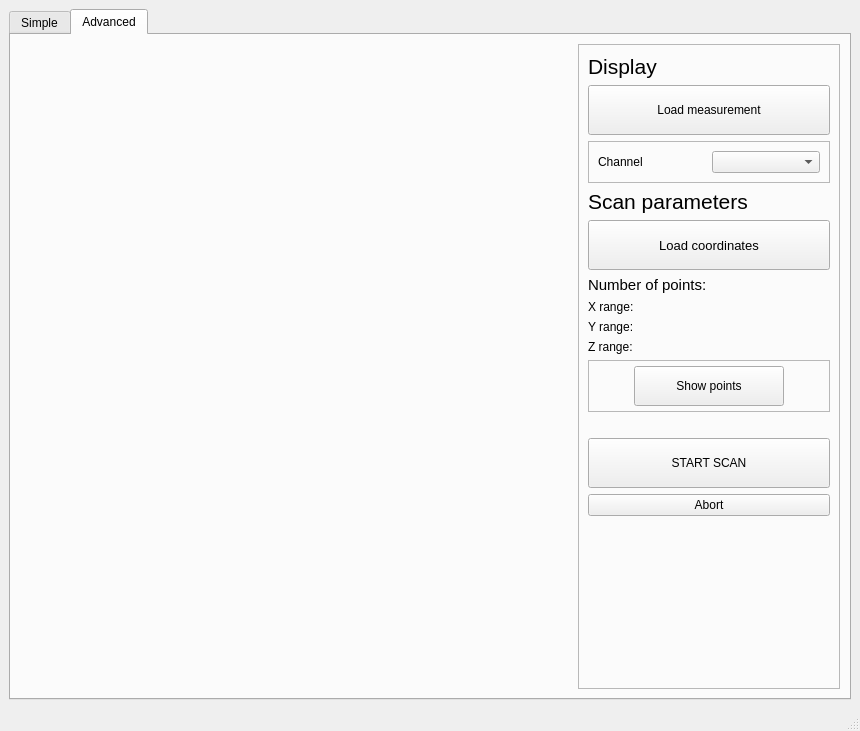
<?xml version="1.0" encoding="UTF-8"?>
<ui version="4.0">
 <class>MainWindow</class>
 <widget class="QMainWindow" name="MainWindow">
  <property name="geometry">
   <rect>
    <x>0</x>
    <y>0</y>
    <width>860</width>
    <height>731</height>
   </rect>
  </property>
  <property name="windowTitle">
   <string>MainWindow</string>
  </property>
  <widget class="QWidget" name="main_layout">
   <layout class="QHBoxLayout" name="horizontalLayout" stretch="0">
    <property name="sizeConstraint">
     <enum>QLayout::SetDefaultConstraint</enum>
    </property>
    <item>
     <widget class="QTabWidget" name="tabWidget">
      <property name="toolTip">
       <string>&lt;html&gt;&lt;head/&gt;&lt;body&gt;&lt;p&gt;&lt;br/&gt;&lt;/p&gt;&lt;/body&gt;&lt;/html&gt;</string>
      </property>
      <property name="currentIndex">
       <number>1</number>
      </property>
      <widget class="QWidget" name="tab_simple">
       <attribute name="title">
        <string>Simple</string>
       </attribute>
       <layout class="QHBoxLayout" name="horizontalLayout_4" stretch="1,0">
        <item>
         <widget class="PlotWidget" name="plot_area" native="true">
          <property name="sizePolicy">
           <sizepolicy hsizetype="Expanding" vsizetype="Expanding">
            <horstretch>0</horstretch>
            <verstretch>0</verstretch>
           </sizepolicy>
          </property>
          <property name="minimumSize">
           <size>
            <width>550</width>
            <height>0</height>
           </size>
          </property>
         </widget>
        </item>
        <item>
         <layout class="QVBoxLayout" name="menu_layout">
          <property name="sizeConstraint">
           <enum>QLayout::SetFixedSize</enum>
          </property>
          <property name="leftMargin">
           <number>10</number>
          </property>
          <property name="rightMargin">
           <number>10</number>
          </property>
          <item>
           <layout class="QHBoxLayout" name="horizontalLayout_2">
            <item>
             <widget class="QLabel" name="display_label">
              <property name="font">
               <font>
                <pointsize>16</pointsize>
               </font>
              </property>
              <property name="text">
               <string>Display</string>
              </property>
             </widget>
            </item>
           </layout>
          </item>
          <item>
           <widget class="QPushButton" name="choose_file_button">
            <property name="minimumSize">
             <size>
              <width>130</width>
              <height>30</height>
             </size>
            </property>
            <property name="maximumSize">
             <size>
              <width>9999999</width>
              <height>16777215</height>
             </size>
            </property>
            <property name="font">
             <font>
              <pointsize>10</pointsize>
             </font>
            </property>
            <property name="text">
             <string>Load file</string>
            </property>
           </widget>
          </item>
          <item>
           <spacer name="verticalSpacer_3">
            <property name="orientation">
             <enum>Qt::Vertical</enum>
            </property>
            <property name="sizeType">
             <enum>QSizePolicy::Fixed</enum>
            </property>
            <property name="sizeHint" stdset="0">
             <size>
              <width>20</width>
              <height>10</height>
             </size>
            </property>
           </spacer>
          </item>
          <item>
           <layout class="QHBoxLayout" name="horizontalLayout_5">
            <item>
             <widget class="QLabel" name="datascrolling_label">
              <property name="font">
               <font>
                <pointsize>10</pointsize>
               </font>
              </property>
              <property name="text">
               <string>Z slice</string>
              </property>
             </widget>
            </item>
            <item>
             <widget class="QSpinBox" name="datascroll_spinBox">
              <property name="sizePolicy">
               <sizepolicy hsizetype="Fixed" vsizetype="Fixed">
                <horstretch>0</horstretch>
                <verstretch>0</verstretch>
               </sizepolicy>
              </property>
              <property name="minimumSize">
               <size>
                <width>50</width>
                <height>0</height>
               </size>
              </property>
              <property name="maximumSize">
               <size>
                <width>80</width>
                <height>16777215</height>
               </size>
              </property>
              <property name="frame">
               <bool>false</bool>
              </property>
             </widget>
            </item>
            <item>
             <spacer name="horizontalSpacer_3">
              <property name="orientation">
               <enum>Qt::Horizontal</enum>
              </property>
              <property name="sizeHint" stdset="0">
               <size>
                <width>40</width>
                <height>20</height>
               </size>
              </property>
             </spacer>
            </item>
            <item>
             <widget class="QLabel" name="choose_channel_label">
              <property name="font">
               <font>
                <pointsize>10</pointsize>
               </font>
              </property>
              <property name="text">
               <string>Channel</string>
              </property>
             </widget>
            </item>
            <item>
             <widget class="QComboBox" name="channel_comboBox">
              <property name="minimumSize">
               <size>
                <width>50</width>
                <height>0</height>
               </size>
              </property>
              <property name="maximumSize">
               <size>
                <width>80</width>
                <height>16777215</height>
               </size>
              </property>
             </widget>
            </item>
           </layout>
          </item>
          <item>
           <spacer name="verticalSpacer">
            <property name="orientation">
             <enum>Qt::Vertical</enum>
            </property>
            <property name="sizeType">
             <enum>QSizePolicy::Fixed</enum>
            </property>
            <property name="sizeHint" stdset="0">
             <size>
              <width>20</width>
              <height>55</height>
             </size>
            </property>
           </spacer>
          </item>
          <item>
           <layout class="QHBoxLayout" name="horizontalLayout_6">
            <item>
             <widget class="QLabel" name="mapping_label">
              <property name="font">
               <font>
                <pointsize>16</pointsize>
                <underline>false</underline>
               </font>
              </property>
              <property name="text">
               <string>Map</string>
              </property>
             </widget>
            </item>
            <item>
             <widget class="QPushButton" name="connect_snom_button">
              <property name="minimumSize">
               <size>
                <width>140</width>
                <height>30</height>
               </size>
              </property>
              <property name="maximumSize">
               <size>
                <width>130</width>
                <height>16777215</height>
               </size>
              </property>
              <property name="font">
               <font>
                <pointsize>10</pointsize>
               </font>
              </property>
              <property name="text">
               <string>Connect neaSNOM</string>
              </property>
             </widget>
            </item>
           </layout>
          </item>
          <item>
           <spacer name="verticalSpacer_6">
            <property name="orientation">
             <enum>Qt::Vertical</enum>
            </property>
            <property name="sizeType">
             <enum>QSizePolicy::Fixed</enum>
            </property>
            <property name="sizeHint" stdset="0">
             <size>
              <width>20</width>
              <height>10</height>
             </size>
            </property>
           </spacer>
          </item>
          <item>
           <widget class="QLabel" name="label_ScanSize">
            <property name="font">
             <font>
              <pointsize>12</pointsize>
             </font>
            </property>
            <property name="text">
             <string>Scan size [μm]</string>
            </property>
           </widget>
          </item>
          <item>
           <layout class="QGridLayout" name="scanSize_layout">
            <item row="1" column="1">
             <widget class="QDoubleSpinBox" name="sizeX_spinBox">
              <property name="minimumSize">
               <size>
                <width>80</width>
                <height>30</height>
               </size>
              </property>
              <property name="frame">
               <bool>false</bool>
              </property>
              <property name="decimals">
               <number>2</number>
              </property>
              <property name="maximum">
               <double>1000.000000000000000</double>
              </property>
              <property name="singleStep">
               <double>0.500000000000000</double>
              </property>
              <property name="value">
               <double>31.000000000000000</double>
              </property>
             </widget>
            </item>
            <item row="1" column="0">
             <widget class="QLabel" name="label_sizeX">
              <property name="font">
               <font>
                <pointsize>10</pointsize>
               </font>
              </property>
              <property name="text">
               <string>X</string>
              </property>
             </widget>
            </item>
            <item row="2" column="1">
             <widget class="QDoubleSpinBox" name="sizeZ_spinBox">
              <property name="minimumSize">
               <size>
                <width>0</width>
                <height>30</height>
               </size>
              </property>
              <property name="frame">
               <bool>false</bool>
              </property>
              <property name="decimals">
               <number>0</number>
              </property>
              <property name="maximum">
               <double>3000.000000000000000</double>
              </property>
             </widget>
            </item>
            <item row="1" column="4">
             <widget class="QDoubleSpinBox" name="sizeY_spinBox">
              <property name="minimumSize">
               <size>
                <width>80</width>
                <height>30</height>
               </size>
              </property>
              <property name="frame">
               <bool>false</bool>
              </property>
              <property name="decimals">
               <number>2</number>
              </property>
              <property name="maximum">
               <double>1000.000000000000000</double>
              </property>
              <property name="singleStep">
               <double>0.500000000000000</double>
              </property>
              <property name="value">
               <double>31.000000000000000</double>
              </property>
             </widget>
            </item>
            <item row="2" column="0">
             <widget class="QLabel" name="label_sizeZ">
              <property name="font">
               <font>
                <pointsize>10</pointsize>
               </font>
              </property>
              <property name="text">
               <string>Z</string>
              </property>
             </widget>
            </item>
            <item row="1" column="3">
             <widget class="QLabel" name="label_sizeX_2">
              <property name="font">
               <font>
                <pointsize>10</pointsize>
               </font>
              </property>
              <property name="text">
               <string>Y</string>
              </property>
             </widget>
            </item>
            <item row="1" column="2">
             <widget class="QPushButton" name="linkSizeButton">
              <property name="sizePolicy">
               <sizepolicy hsizetype="Minimum" vsizetype="Minimum">
                <horstretch>0</horstretch>
                <verstretch>0</verstretch>
               </sizepolicy>
              </property>
              <property name="minimumSize">
               <size>
                <width>40</width>
                <height>30</height>
               </size>
              </property>
              <property name="maximumSize">
               <size>
                <width>40</width>
                <height>40</height>
               </size>
              </property>
              <property name="text">
               <string>Link</string>
              </property>
             </widget>
            </item>
           </layout>
          </item>
          <item>
           <spacer name="verticalSpacer_7">
            <property name="orientation">
             <enum>Qt::Vertical</enum>
            </property>
            <property name="sizeType">
             <enum>QSizePolicy::Fixed</enum>
            </property>
            <property name="sizeHint" stdset="0">
             <size>
              <width>10</width>
              <height>10</height>
             </size>
            </property>
           </spacer>
          </item>
          <item>
           <widget class="QLabel" name="label_6">
            <property name="font">
             <font>
              <pointsize>12</pointsize>
             </font>
            </property>
            <property name="text">
             <string>Step size [μm]</string>
            </property>
           </widget>
          </item>
          <item>
           <layout class="QGridLayout" name="stepSize_layout">
            <item row="3" column="0">
             <widget class="QLabel" name="stepZ_label">
              <property name="font">
               <font>
                <pointsize>10</pointsize>
               </font>
              </property>
              <property name="text">
               <string>Z</string>
              </property>
             </widget>
            </item>
            <item row="1" column="1">
             <widget class="QDoubleSpinBox" name="stepX_spinBox">
              <property name="sizePolicy">
               <sizepolicy hsizetype="Minimum" vsizetype="Fixed">
                <horstretch>0</horstretch>
                <verstretch>0</verstretch>
               </sizepolicy>
              </property>
              <property name="minimumSize">
               <size>
                <width>80</width>
                <height>30</height>
               </size>
              </property>
              <property name="frame">
               <bool>false</bool>
              </property>
              <property name="decimals">
               <number>4</number>
              </property>
              <property name="minimum">
               <double>0.100000000000000</double>
              </property>
              <property name="maximum">
               <double>50.000000000000000</double>
              </property>
              <property name="singleStep">
               <double>0.100000000000000</double>
              </property>
              <property name="value">
               <double>1.000000000000000</double>
              </property>
             </widget>
            </item>
            <item row="1" column="0">
             <widget class="QLabel" name="stepX_label">
              <property name="sizePolicy">
               <sizepolicy hsizetype="Preferred" vsizetype="Preferred">
                <horstretch>0</horstretch>
                <verstretch>0</verstretch>
               </sizepolicy>
              </property>
              <property name="font">
               <font>
                <pointsize>10</pointsize>
               </font>
              </property>
              <property name="text">
               <string>X</string>
              </property>
             </widget>
            </item>
            <item row="1" column="4">
             <widget class="QDoubleSpinBox" name="stepY_spinBox">
              <property name="minimumSize">
               <size>
                <width>80</width>
                <height>30</height>
               </size>
              </property>
              <property name="frame">
               <bool>false</bool>
              </property>
              <property name="decimals">
               <number>4</number>
              </property>
              <property name="minimum">
               <double>0.100000000000000</double>
              </property>
              <property name="maximum">
               <double>50.000000000000000</double>
              </property>
              <property name="singleStep">
               <double>0.100000000000000</double>
              </property>
              <property name="value">
               <double>1.000000000000000</double>
              </property>
             </widget>
            </item>
            <item row="1" column="3">
             <widget class="QLabel" name="stepY_label">
              <property name="font">
               <font>
                <pointsize>10</pointsize>
               </font>
              </property>
              <property name="text">
               <string>Y</string>
              </property>
             </widget>
            </item>
            <item row="3" column="1">
             <widget class="QDoubleSpinBox" name="stepZ_spinBox">
              <property name="minimumSize">
               <size>
                <width>0</width>
                <height>30</height>
               </size>
              </property>
              <property name="frame">
               <bool>false</bool>
              </property>
              <property name="decimals">
               <number>2</number>
              </property>
              <property name="minimum">
               <double>0.500000000000000</double>
              </property>
              <property name="maximum">
               <double>100.000000000000000</double>
              </property>
              <property name="singleStep">
               <double>0.500000000000000</double>
              </property>
              <property name="value">
               <double>10.000000000000000</double>
              </property>
             </widget>
            </item>
            <item row="1" column="2">
             <widget class="QPushButton" name="linkStepSizeButton">
              <property name="sizePolicy">
               <sizepolicy hsizetype="Minimum" vsizetype="Minimum">
                <horstretch>0</horstretch>
                <verstretch>0</verstretch>
               </sizepolicy>
              </property>
              <property name="minimumSize">
               <size>
                <width>40</width>
                <height>30</height>
               </size>
              </property>
              <property name="maximumSize">
               <size>
                <width>40</width>
                <height>40</height>
               </size>
              </property>
              <property name="font">
               <font>
                <pointsize>11</pointsize>
               </font>
              </property>
              <property name="toolTipDuration">
               <number>0</number>
              </property>
              <property name="text">
               <string>Link</string>
              </property>
             </widget>
            </item>
           </layout>
          </item>
          <item>
           <spacer name="verticalSpacer_5">
            <property name="orientation">
             <enum>Qt::Vertical</enum>
            </property>
            <property name="sizeType">
             <enum>QSizePolicy::Fixed</enum>
            </property>
            <property name="sizeHint" stdset="0">
             <size>
              <width>20</width>
              <height>10</height>
             </size>
            </property>
           </spacer>
          </item>
          <item>
           <widget class="QPushButton" name="scan_button">
            <property name="minimumSize">
             <size>
              <width>0</width>
              <height>70</height>
             </size>
            </property>
            <property name="font">
             <font>
              <pointsize>12</pointsize>
             </font>
            </property>
            <property name="text">
             <string>SCAN</string>
            </property>
           </widget>
          </item>
          <item>
           <spacer name="verticalSpacer_4">
            <property name="orientation">
             <enum>Qt::Vertical</enum>
            </property>
            <property name="sizeType">
             <enum>QSizePolicy::Fixed</enum>
            </property>
            <property name="sizeHint" stdset="0">
             <size>
              <width>20</width>
              <height>10</height>
             </size>
            </property>
           </spacer>
          </item>
          <item>
           <widget class="QPushButton" name="move_to_button">
            <property name="text">
             <string>Move to</string>
            </property>
           </widget>
          </item>
          <item>
           <spacer name="verticalSpacer_2">
            <property name="orientation">
             <enum>Qt::Vertical</enum>
            </property>
            <property name="sizeType">
             <enum>QSizePolicy::MinimumExpanding</enum>
            </property>
            <property name="sizeHint" stdset="0">
             <size>
              <width>20</width>
              <height>20</height>
             </size>
            </property>
           </spacer>
          </item>
          <item>
           <layout class="QHBoxLayout" name="horizontalLayout_3">
            <item>
             <widget class="QPushButton" name="save_button">
              <property name="text">
               <string>Save scan</string>
              </property>
             </widget>
            </item>
            <item>
             <spacer name="horizontalSpacer_2">
              <property name="orientation">
               <enum>Qt::Horizontal</enum>
              </property>
              <property name="sizeHint" stdset="0">
               <size>
                <width>40</width>
                <height>20</height>
               </size>
              </property>
             </spacer>
            </item>
            <item>
             <widget class="QCheckBox" name="AutosaveCheckBox">
              <property name="text">
               <string>Autosave</string>
              </property>
              <property name="checked">
               <bool>true</bool>
              </property>
             </widget>
            </item>
           </layout>
          </item>
         </layout>
        </item>
       </layout>
      </widget>
      <widget class="QWidget" name="tab_advanced">
       <property name="toolTip">
        <string>&lt;html&gt;&lt;head/&gt;&lt;body&gt;&lt;p&gt;The advanced makes it possible to measure the demodulated signals at predefined point on a non-regular grid&lt;/p&gt;&lt;/body&gt;&lt;/html&gt;</string>
       </property>
       <attribute name="title">
        <string>Advanced</string>
       </attribute>
       <layout class="QHBoxLayout" name="horizontalLayout_7" stretch="1,1">
        <item>
         <widget class="GLViewWidget" name="plot_area_advanced" native="true">
          <property name="sizePolicy">
           <sizepolicy hsizetype="Expanding" vsizetype="Expanding">
            <horstretch>0</horstretch>
            <verstretch>0</verstretch>
           </sizepolicy>
          </property>
          <property name="minimumSize">
           <size>
            <width>550</width>
            <height>0</height>
           </size>
          </property>
          <property name="sizeIncrement">
           <size>
            <width>2</width>
            <height>0</height>
           </size>
          </property>
          <property name="toolTip">
           <string>&lt;html&gt;&lt;head/&gt;&lt;body&gt;&lt;p&gt;This option makes it possible to measure the demodulated signals at predefined point on a non-regular grid&lt;/p&gt;&lt;/body&gt;&lt;/html&gt;</string>
          </property>
         </widget>
        </item>
        <item>
         <widget class="QFrame" name="frame">
          <property name="sizePolicy">
           <sizepolicy hsizetype="Fixed" vsizetype="Preferred">
            <horstretch>0</horstretch>
            <verstretch>0</verstretch>
           </sizepolicy>
          </property>
          <property name="minimumSize">
           <size>
            <width>250</width>
            <height>0</height>
           </size>
          </property>
          <property name="sizeIncrement">
           <size>
            <width>1</width>
            <height>0</height>
           </size>
          </property>
          <property name="frameShape">
           <enum>QFrame::StyledPanel</enum>
          </property>
          <property name="frameShadow">
           <enum>QFrame::Raised</enum>
          </property>
          <layout class="QVBoxLayout" name="verticalLayout">
           <item>
            <widget class="QLabel" name="display_label_2">
             <property name="font">
              <font>
               <pointsize>16</pointsize>
              </font>
             </property>
             <property name="text">
              <string>Display</string>
             </property>
            </widget>
           </item>
           <item>
            <widget class="QPushButton" name="load_meas_adv_button">
             <property name="minimumSize">
              <size>
               <width>0</width>
               <height>50</height>
              </size>
             </property>
             <property name="text">
              <string>Load measurement</string>
             </property>
            </widget>
           </item>
           <item>
            <widget class="QFrame" name="frame_3">
             <property name="frameShape">
              <enum>QFrame::StyledPanel</enum>
             </property>
             <property name="frameShadow">
              <enum>QFrame::Raised</enum>
             </property>
             <layout class="QHBoxLayout" name="horizontalLayout_9">
              <item>
               <widget class="QLabel" name="advanced_channel_label">
                <property name="text">
                 <string>Channel</string>
                </property>
               </widget>
              </item>
              <item>
               <widget class="QComboBox" name="advanced_channel_comboBox"/>
              </item>
             </layout>
            </widget>
           </item>
           <item>
            <widget class="QLabel" name="coords_label">
             <property name="font">
              <font>
               <pointsize>16</pointsize>
              </font>
             </property>
             <property name="text">
              <string>Scan parameters</string>
             </property>
            </widget>
           </item>
           <item>
            <widget class="QPushButton" name="load_coords_button">
             <property name="minimumSize">
              <size>
               <width>130</width>
               <height>50</height>
              </size>
             </property>
             <property name="maximumSize">
              <size>
               <width>9999999</width>
               <height>16777215</height>
              </size>
             </property>
             <property name="font">
              <font>
               <pointsize>10</pointsize>
              </font>
             </property>
             <property name="text">
              <string>Load coordinates</string>
             </property>
            </widget>
           </item>
           <item>
            <widget class="QLabel" name="number_of_points_label">
             <property name="font">
              <font>
               <pointsize>11</pointsize>
              </font>
             </property>
             <property name="text">
              <string>Number of points:</string>
             </property>
            </widget>
           </item>
           <item>
            <widget class="QLabel" name="xrange_label">
             <property name="text">
              <string>X range:</string>
             </property>
            </widget>
           </item>
           <item>
            <widget class="QLabel" name="yrange_label">
             <property name="text">
              <string>Y range:</string>
             </property>
            </widget>
           </item>
           <item>
            <widget class="QLabel" name="zrange_label">
             <property name="text">
              <string>Z range:</string>
             </property>
            </widget>
           </item>
           <item>
            <widget class="QFrame" name="frame_2">
             <property name="sizePolicy">
              <sizepolicy hsizetype="Preferred" vsizetype="Preferred">
               <horstretch>0</horstretch>
               <verstretch>0</verstretch>
              </sizepolicy>
             </property>
             <property name="minimumSize">
              <size>
               <width>0</width>
               <height>0</height>
              </size>
             </property>
             <property name="frameShape">
              <enum>QFrame::StyledPanel</enum>
             </property>
             <property name="frameShadow">
              <enum>QFrame::Raised</enum>
             </property>
             <layout class="QHBoxLayout" name="horizontalLayout_8">
              <property name="leftMargin">
               <number>5</number>
              </property>
              <property name="topMargin">
               <number>5</number>
              </property>
              <property name="rightMargin">
               <number>5</number>
              </property>
              <property name="bottomMargin">
               <number>5</number>
              </property>
              <item>
               <spacer name="horizontalSpacer">
                <property name="orientation">
                 <enum>Qt::Horizontal</enum>
                </property>
                <property name="sizeHint" stdset="0">
                 <size>
                  <width>40</width>
                  <height>20</height>
                 </size>
                </property>
               </spacer>
              </item>
              <item>
               <widget class="QPushButton" name="show_coords_button">
                <property name="sizePolicy">
                 <sizepolicy hsizetype="Minimum" vsizetype="Fixed">
                  <horstretch>0</horstretch>
                  <verstretch>0</verstretch>
                 </sizepolicy>
                </property>
                <property name="minimumSize">
                 <size>
                  <width>150</width>
                  <height>40</height>
                 </size>
                </property>
                <property name="text">
                 <string>Show points</string>
                </property>
               </widget>
              </item>
              <item>
               <spacer name="horizontalSpacer_4">
                <property name="orientation">
                 <enum>Qt::Horizontal</enum>
                </property>
                <property name="sizeHint" stdset="0">
                 <size>
                  <width>40</width>
                  <height>20</height>
                 </size>
                </property>
               </spacer>
              </item>
             </layout>
            </widget>
           </item>
           <item>
            <spacer name="verticalSpacer_9">
             <property name="orientation">
              <enum>Qt::Vertical</enum>
             </property>
             <property name="sizeType">
              <enum>QSizePolicy::Fixed</enum>
             </property>
             <property name="sizeHint" stdset="0">
              <size>
               <width>20</width>
               <height>20</height>
              </size>
             </property>
            </spacer>
           </item>
           <item>
            <widget class="QPushButton" name="star_scan_adv_button">
             <property name="minimumSize">
              <size>
               <width>0</width>
               <height>50</height>
              </size>
             </property>
             <property name="text">
              <string>START SCAN</string>
             </property>
            </widget>
           </item>
           <item>
            <widget class="QPushButton" name="abort_adv_button">
             <property name="text">
              <string>Abort</string>
             </property>
            </widget>
           </item>
           <item>
            <spacer name="verticalSpacer_8">
             <property name="orientation">
              <enum>Qt::Vertical</enum>
             </property>
             <property name="sizeHint" stdset="0">
              <size>
               <width>20</width>
               <height>40</height>
              </size>
             </property>
            </spacer>
           </item>
          </layout>
         </widget>
        </item>
       </layout>
      </widget>
     </widget>
    </item>
   </layout>
  </widget>
  <widget class="QStatusBar" name="statusbar"/>
  <action name="connectsnom">
   <property name="text">
    <string>Connect neaSNOM</string>
   </property>
  </action>
  <action name="disconnectsnom">
   <property name="text">
    <string>Disconnect neaSNOM</string>
   </property>
  </action>
 </widget>
 <customwidgets>
  <customwidget>
   <class>PlotWidget</class>
   <extends>QWidget</extends>
   <header>pyqtgraph</header>
   <container>1</container>
  </customwidget>
  <customwidget>
   <class>GLViewWidget</class>
   <extends>QWidget</extends>
   <header>pyqtgraph.opengl</header>
   <container>1</container>
  </customwidget>
 </customwidgets>
 <resources/>
 <connections/>
</ui>
